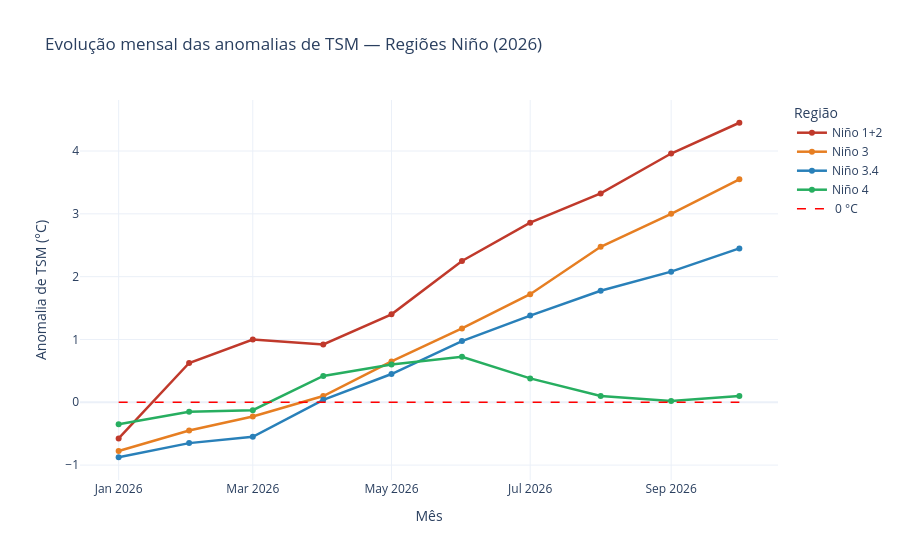

Notebook code cell kept with this figure:
### Markdown cell above
<h3>3. Série temporal mensal por médias das anomalias por região</h3>

Visualização das quatro regiões Niño, com a anomalia média
do período (cor) e a classificação ONI (El Niño / La Niña / Neutro).

### Code cell
# ============================================================
# 4. Série temporal mensal das anomalias por região
# ============================================================
df_noaa_semanal["observation_date"] = pd.to_datetime(df_noaa_semanal["observation_date"])

media_mensal = (
    df_noaa_semanal
      .groupby(pd.Grouper(key="observation_date", freq="MS"))[
          ["nino12", "nino3", "nino34", "nino4"]
      ]
      .mean()
)

print(media_mensal.head(2))

nomes = {"nino12": "Niño 1+2", "nino3": "Niño 3",
         "nino34": "Niño 3.4", "nino4": "Niño 4"}
cores = {"nino12": "#c0392b", "nino3": "#e67e22",
         "nino34": "#2980b9", "nino4": "#27ae60"}

fig = go.Figure()
for col in ["nino12", "nino3", "nino34", "nino4"]:
    fig.add_trace(go.Scatter(
        x=media_mensal.index,
        y=media_mensal[col],
        name=nomes[col],
        mode="lines+markers",
        line=dict(color=cores[col], width=2.5),
    ))

fig.add_trace(go.Scatter(
    x=[media_mensal.index.min(), media_mensal.index.max()],
    y=[0, 0], mode="lines",
    line=dict(color="red", width=1.5, dash="dash"),
    name=" 0 °C",
))

fig.update_layout(
    title="Evolução mensal das anomalias de TSM — Regiões Niño (2026)",
    xaxis_title="Mês", yaxis_title="Anomalia de TSM (°C)",
    template="plotly_white",
    legend_title="Região",
    hovermode="x unified",
)
fig.show()

### Figure 1 — Plotly figure (JSON) as saved in the notebook; plotly's stock layout.template omitted (floating-point values rounded to 4 significant figures)
{"data": [{"line": {"color": "#c0392b", "width": 2.5}, "mode": "lines+markers", "name": "Niño 1+2", "type": "scatter", "x": ["2026-01-01T00:00:00.000000", "2026-02-01T00:00:00.000000", "2026-03-01T00:00:00.000000", "2026-04-01T00:00:00.000000", "2026-05-01T00:00:00.000000", "2026-06-01T00:00:00.000000", "2026-07-01T00:00:00.000000", "2026-08-01T00:00:00.000000", "2026-09-01T00:00:00.000000", "2026-10-01T00:00:00.000000"], "y": [-0.575, 0.625, 1.0, 0.92, 1.4, 2.25, 2.86, 3.325, 3.96, 4.45]}, {"line": {"color": "#e67e22", "width": 2.5}, "mode": "lines+markers", "name": "Niño 3", "type": "scatter", "x": ["2026-01-01T00:00:00.000000", "2026-02-01T00:00:00.000000", "2026-03-01T00:00:00.000000", "2026-04-01T00:00:00.000000", "2026-05-01T00:00:00.000000", "2026-06-01T00:00:00.000000", "2026-07-01T00:00:00.000000", "2026-08-01T00:00:00.000000", "2026-09-01T00:00:00.000000", "2026-10-01T00:00:00.000000"], "y": [-0.775, -0.45, -0.225, 0.1, 0.65, 1.175, 1.72, 2.475, 3.0, 3.55]}, {"line": {"color": "#2980b9", "width": 2.5}, "mode": "lines+markers", "name": "Niño 3.4", "type": "scatter", "x": ["2026-01-01T00:00:00.000000", "2026-02-01T00:00:00.000000", "2026-03-01T00:00:00.000000", "2026-04-01T00:00:00.000000", "2026-05-01T00:00:00.000000", "2026-06-01T00:00:00.000000", "2026-07-01T00:00:00.000000", "2026-08-01T00:00:00.000000", "2026-09-01T00:00:00.000000", "2026-10-01T00:00:00.000000"], "y": [-0.875, -0.65, -0.55, 0.04, 0.45, 0.975, 1.38, 1.775, 2.08, 2.45]}, {"line": {"color": "#27ae60", "width": 2.5}, "mode": "lines+markers", "name": "Niño 4", "type": "scatter", "x": ["2026-01-01T00:00:00.000000", "2026-02-01T00:00:00.000000", "2026-03-01T00:00:00.000000", "2026-04-01T00:00:00.000000", "2026-05-01T00:00:00.000000", "2026-06-01T00:00:00.000000", "2026-07-01T00:00:00.000000", "2026-08-01T00:00:00.000000", "2026-09-01T00:00:00.000000", "2026-10-01T00:00:00.000000"], "y": [-0.35, -0.15, -0.125, 0.42, 0.6, 0.725, 0.38, 0.1, 0.02, 0.1]}, {"line": {"color": "red", "dash": "dash", "width": 1.5}, "mode": "lines", "name": " 0 °C", "type": "scatter", "x": ["2026-01-01T00:00:00", "2026-10-01T00:00:00"], "y": [0, 0]}], "layout": {"hovermode": "x unified", "legend": {"title": {"text": "Região"}}, "title": {"text": "Evolução mensal das anomalias de TSM — Regiões Niño (2026)"}, "xaxis": {"title": {"text": "Mês"}}, "yaxis": {"title": {"text": "Anomalia de TSM (°C)"}}}}
